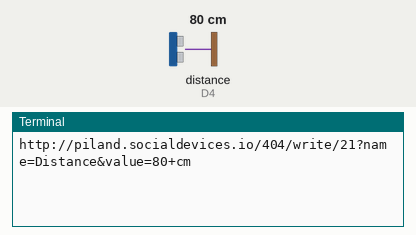
Recording of a program running on a simulated Raspberry Pi (BCM pin numbers) with a GrovePi. Shown: the last lines printed to the terminal. The inputs (shaded band) are chosen by the test bench; at power-on: distance to the obstacle (sensor on D4) 80 cm. Web requests get an empty 200 reply after 0.4 s.

Above: at 1.2 s.
1.3 s: distance to the obstacle (sensor on D4) set to 2 cm
At 4.0 s:
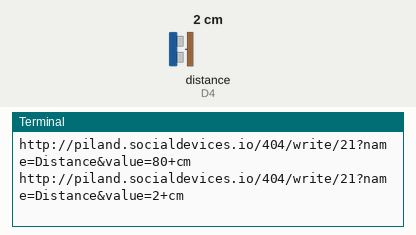
4.5 s: distance to the obstacle (sensor on D4) set to 4 cm
At 5.7 s:
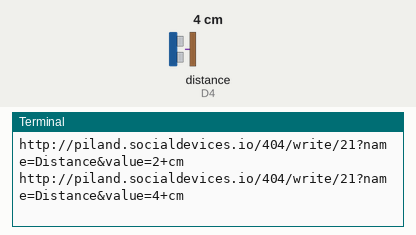
Timing chart, 0 to 7.5 s (numbered marks = the images above; inputs shaded):
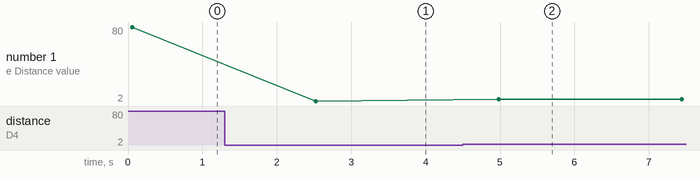

Measured:
- after the input at 1.3 s, the terminal: prints a new line after 1.2 s (image 1)
- after the input at 4.5 s, the terminal: prints a new line after 0.48 s (image 2)
- plotted number 1: 80 → 2 after the input at 1.3 s, 2 → 4 after the input at 4.5 s

The program:

grove-ultrasonic-piland.py
```python
############################################################
# Simple Python program that repeatedly reads the Grove
# Ultrasonic Ranger connected to GrovePi port D4 and
# writes the current value to Pi Land.
#
# To run this program from the bash command prompt,
# type this and hit Enter:
#
#    sudo python grove-ultrasonic-piland.py
#
############################################################

import time
import requests
import grovepi
import sys

# Write the value to a specific data slot in a Pi Land room

# NOTE:  Change the room, dataslot, and devicename below to something
#        different for your own use so that everyone isn't using
#        the same data slot and overwriting each other's data.

# Pi Land settings
room = 404                             # Room number to use (1 through 999)
slot = 21                              # Data slot number to use (1 through 30)
name = "Distance"                      # Descriptive name for your device, put '+' for space char

# Sensor settings
ranger = 4                             # Ultrasonic Ranger is connected to port D4

# Other global variables
baseurl = "http://piland.socialdevices.io"
baseurl = baseurl + "/" + str(room) + "/write/" + str(slot) + "?name=" + name + "&value="

while True:

  try:

    # Read the ultrasonic ranger distance

    distance_cm = grovepi.ultrasonicRead(ranger)

    url = baseurl + "%d" % distance_cm + "+cm"

    print url

    requests.get(url)    # write data

    time.sleep(2.0)      # 2 second delay

  except KeyboardInterrupt:
    print "Terminating"
    break
  except IOError:
    print "IOError"
  except:
    print "Unexpected error, continuing"
    print "sys.exc_info()[0]: ", sys.exc_info()[0]
```
